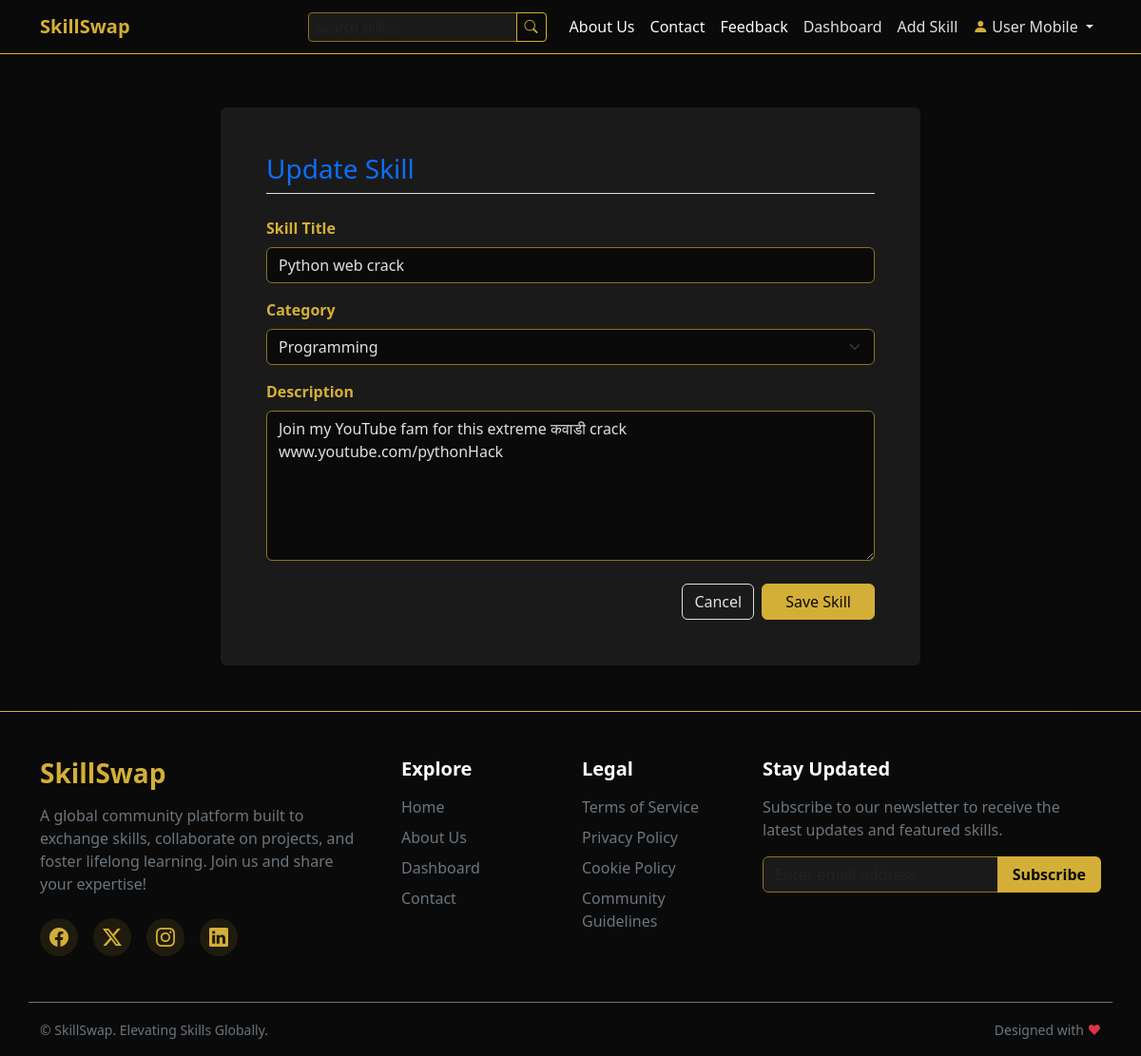
Screenshot of /skill/2/update (signed in) with the database file from the repository.
### models.py (models this page shows)
class User(db.Model, UserMixin):
    id = db.Column(db.Integer, primary_key=True)
    username = db.Column(db.String(20), unique=True, nullable=False)
    email = db.Column(db.String(120), unique=True, nullable=False)
    password = db.Column(db.String(60), nullable=False)
    is_admin = db.Column(db.Boolean, default=False)
    skills = db.relationship('Skill', backref='author', lazy=True)

class Skill(db.Model):
    id = db.Column(db.Integer, primary_key=True)
    title = db.Column(db.String(100), nullable=False)
    description = db.Column(db.Text, nullable=False)
    date_posted = db.Column(db.DateTime, nullable=False, default=datetime.utcnow)
    user_id = db.Column(db.Integer, db.ForeignKey('user.id'), nullable=False)
    category_id = db.Column(db.Integer, db.ForeignKey('category.id'), nullable=False)

### app.py (the view)
@app.route("/skill/<int:skill_id>/update", methods=['GET', 'POST'])
@login_required
def update_skill(skill_id):
    skill = Skill.query.get_or_404(skill_id)
    if skill.author != current_user and not current_user.is_admin:
        flash('You do not have permission to edit this skill.', 'danger')
        return redirect(url_for('dashboard'))
    form = SkillForm()
    form.category_id.choices = [(c.id, c.name) for c in Category.query.all()]
    if form.validate_on_submit():
        skill.title = form.title.data
        skill.category_id = form.category_id.data
        skill.description = form.description.data
        db.session.commit()
        flash('Your skill has been updated!', 'success')
        return redirect(url_for('dashboard'))
    elif request.method == 'GET':
        form.title.data = skill.title
        form.category_id.data = skill.category_id
        form.description.data = skill.description
    return render_template('skill_form.html', title='Update Skill', form=form, legend='Update Skill')

### forms.py
class SkillForm(FlaskForm):
    title = StringField('Skill Title', validators=[DataRequired(), Length(max=100)])
    category_id = SelectField('Category', coerce=int, validators=[DataRequired()])
    description = TextAreaField('Description', validators=[DataRequired()])
    submit = SubmitField('Save Skill')

### app.py (called while the page is built)
@login_manager.user_loader
def load_user(user_id):
    return User.query.get(int(user_id))

### templates/skill_form.html (shortened to what this page needs)
{% extends "base.html" %}
{% block content %}
<div class="row justify-content-center">
    <div class="col-md-8">
        <div class="card shadow-sm border-0 mt-3">
            <div class="card-body p-5">
                <h3 class="card-title mb-4 text-primary border-bottom pb-2">{{ legend }}</h3>
                <form method="POST" action="" class="needs-validation" novalidate id="skillForm">
                    <div class="mb-3">
                        {{ form.title.label(class="form-label fw-bold") }}
                        {% if form.title.errors %}
                        {{ form.title(class="form-control is-invalid", required=True) }}
                        <div class="invalid-feedback">
                            {% for error in form.title.errors %}
                            <span>{{ error }}</span>
                            {% endfor %}
                        </div>
                        {% else %}
                        {{ form.title(class="form-control", required=True) }}
                        {% endif %}
                    </div>
                    <div class="mb-3">
                        {{ form.category_id.label(class="form-label fw-bold") }}
                        {% if form.category_id.errors %}
                        {{ form.category_id(class="form-select is-invalid", required=True) }}
                        <div class="invalid-feedback">
                            {% for error in form.category_id.errors %}
                            <span>{{ error }}</span>
                            {% endfor %}
                        </div>
                        {% else %}
                        {{ form.category_id(class="form-select", required=True) }}
                        {% endif %}
                    </div>
                    <div class="mb-4">
                        {{ form.description.label(class="form-label fw-bold") }}
                        {% if form.description.errors %}
                        {{ form.description(class="form-control is-invalid", rows="6", required=True) }}
                        <div class="invalid-feedback">
                            {% for error in form.description.errors %}
                            <span>{{ error }}</span>
                            {% endfor %}
                        </div>
                        {% else %}
                        {{ form.description(class="form-control", rows="6", required=True) }}
                        {% endif %}
                    </div>
                    <div class="d-flex justify-content-end gap-2">
                        <a href="{{ url_for('dashboard') }}" class="btn btn-outline-secondary">Cancel</a>
                        {{ form.submit(class="btn btn-primary px-4") }}
                    </div>
                </form>
            </div>
        </div>
    </div>
</div>
{% endblock %}

### templates/base.html (shortened to what this page needs)
<!DOCTYPE html>
<html lang="en">
<head>
    <link href="https://cdn.jsdelivr.net/npm/bootstrap@5.3.0/dist/css/bootstrap.min.css" rel="stylesheet">
    <link rel="stylesheet" href="{{ url_for('static', filename='css/style.css') }}">
    <link rel="stylesheet" href="https://cdn.jsdelivr.net/npm/bootstrap-icons@1.11.1/font/bootstrap-icons.css">
</head>
<body>
    <nav class="navbar navbar-expand-lg navbar-dark bg-darkest border-bottom border-gold mb-4 shadow">
        <div class="container">
            <a class="navbar-brand text-gold fw-bold" href="{{ url_for('home') }}">SkillSwap</a>
            <div class="collapse navbar-collapse" id="navbarNav">
                <ul class="navbar-nav ms-auto align-items-lg-center">
                    <li class="nav-item me-lg-3 my-2 my-lg-0">
                        <form action="{{ url_for('search') }}" method="GET" class="d-flex">
                            <div class="input-group input-group-sm">
                                <input class="form-control bg-dark border-gold-subtle text-light" type="search"
                                    placeholder="Search skills..." aria-label="Search" name="q">
                                <button class="btn btn-outline-gold" type="submit"><i class="bi bi-search"></i></button>
                            </div>
                        </form>
                    </li>
                    <li class="nav-item">
                        <a class="nav-link text-light" href="{{ url_for('about') }}">About Us</a>
                    </li>
                    <li class="nav-item">
                        <a class="nav-link text-light" href="{{ url_for('contact') }}">Contact</a>
                    </li>
                    <li class="nav-item">
                        <a class="nav-link text-light" href="{{ url_for('feedback') }}">Feedback</a>
                    </li>
                    {% if current_user.is_authenticated %}
                    <li class="nav-item">
                        <a class="nav-link" href="{{ url_for('dashboard') }}">Dashboard</a>
                    </li>
                    <li class="nav-item">
                        <a class="nav-link" href="{{ url_for('new_skill') }}">Add Skill</a>
                    </li>
                    <li class="nav-item dropdown">
                        <a class="nav-link dropdown-toggle" href="#" id="navbarDropdown" role="button"
                            data-bs-toggle="dropdown" aria-expanded="false">
                            <i class="bi bi-person-fill text-gold me-1"></i>{{ current_user.username }}
                        </a>
                    </li>
                    {% endif %}
                </ul>
            </div>
        </div>
    </nav>
    <div class="container main-content">
        {% block content %}{% endblock %}
    </div>
    <footer class="bg-darkest text-white mt-auto pt-5 pb-3 border-top border-gold shadow-lg w-100">
        <div class="container">
            <div class="row mb-5">
                <div class="col-lg-4 col-md-6 mb-4 mb-md-0">
                    <h3 class="text-gold fw-bold mb-3">SkillSwap</h3>
                    <p class="text-secondary pe-lg-4">
                        A global community platform built to exchange skills, collaborate on projects, and foster
                        lifelong learning. Join us and share your expertise!
                    </p>
                    <div class="d-flex mt-4 gap-3">
                        <a href="#" class="social-icon text-gold fs-5"><i class="bi bi-facebook"></i></a>
                        <a href="#" class="social-icon text-gold fs-5"><i class="bi bi-twitter-x"></i></a>
                        <a href="#" class="social-icon text-gold fs-5"><i class="bi bi-instagram"></i></a>
                        <a href="#" class="social-icon text-gold fs-5"><i class="bi bi-linkedin"></i></a>
                    </div>
                </div>
                <div class="col-lg-2 col-md-6 mb-4 mb-md-0">
                    <h5 class="text-white mb-3 fw-bold">Explore</h5>
                    <ul class="list-unstyled footer-links">
                        <li class="mb-2"><a href="{{ url_for('home') }}"
                                class="text-secondary text-decoration-none transition-hover">Home</a></li>
                        <li class="mb-2"><a href="{{ url_for('about') }}"
                                class="text-secondary text-decoration-none transition-hover">About Us</a></li>
                        <li class="mb-2"><a href="{{ url_for('dashboard') }}"
                                class="text-secondary text-decoration-none transition-hover">Dashboard</a></li>
                        <li class="mb-2"><a href="{{ url_for('contact') }}"
                                class="text-secondary text-decoration-none transition-hover">Contact</a></li>
                    </ul>
                </div>
                <div class="col-lg-2 col-md-6 mb-4 mb-md-0">
                    <h5 class="text-white mb-3 fw-bold">Legal</h5>
                    <ul class="list-unstyled footer-links">
                        <li class="mb-2"><a href="#" class="text-secondary text-decoration-none transition-hover">Terms
                                of Service</a></li>
                        <li class="mb-2"><a href="#"
                                class="text-secondary text-decoration-none transition-hover">Privacy Policy</a></li>
                        <li class="mb-2"><a href="#" class="text-secondary text-decoration-none transition-hover">Cookie
                                Policy</a></li>
                        <li class="mb-2"><a href="#"
                                class="text-secondary text-decoration-none transition-hover">Community Guidelines</a>
                        </li>
                    </ul>
                </div>
                <div class="col-lg-4 col-md-6">
                    <h5 class="text-white mb-3 fw-bold">Stay Updated</h5>
                    <p class="text-secondary mb-3">Subscribe to our newsletter to receive the latest updates and
                        featured skills.</p>
                    <form class="d-flex w-100 mt-2">
                        <div class="input-group">
                            <input type="email" class="form-control bg-dark border-gold-subtle text-white"
                                placeholder="Enter email address" aria-label="Email Address"
                                aria-describedby="button-addon2">
                            <button class="btn btn-gold fw-bold px-3" type="button"
                                id="button-addon2">Subscribe</button>
                        </div>
                    </form>
                </div>
            </div>
            <div class="row align-items-center pt-3 mt-3 border-top border-secondary">
                <div class="col-md-6 text-center text-md-start mb-2 mb-md-0">
                    <small class="text-secondary">&copy; SkillSwap. Elevating Skills Globally.</small>
                </div>
                <div class="col-md-6 text-center text-md-end">
                    <small class="text-secondary">Designed with <span class="text-danger">&hearts;</span></small>
                </div>
            </div>
        </div>
    </footer>
</body>
</html>

### static/css/style.css (style rules this page uses)
:root { --gold: #d4af37; --gold-subtle: #8a7322; --darkest: #0a0a0a; --dark: #1a1a1a; --light-text: #e0e0e0; }
body { display: flex; flex-direction: column; min-height: 100vh; background-color: var(--darkest); color: var(--light-text); }
h1, h2, h3, h4, h5, h6 { color: var(--gold); }
a { color: var(--gold); text-decoration: none; transition: color 0.3s ease; }
.text-gold { color: var(--gold) !important; }
.bg-darkest { background-color: var(--darkest) !important; }
.bg-dark { background-color: var(--dark) !important; }
.border-gold { border-color: var(--gold) !important; }
.border-gold-subtle { border-color: var(--gold-subtle) !important; }
.main-content { flex: 1; padding-bottom: 3rem; padding-top: 1rem; }
.btn-gold { background-color: var(--gold); color: var(--darkest); border: none; }
.btn-outline-gold { color: var(--gold); border-color: var(--gold); background-color: transparent; }
.btn-primary { background-color: var(--gold); color: var(--darkest); border-color: var(--gold); }
.btn-outline-secondary { color: var(--light-text); border-color: var(--light-text); }
.card { background-color: var(--dark); border: 1px solid var(--gold-subtle); color: var(--light-text); }
.card-title { color: var(--gold); }
.form-label { color: var(--gold); font-weight: 600; }
.form-control, .form-select { background-color: var(--darkest); border: 1px solid var(--gold-subtle); color: var(--light-text); }
.navbar-dark .navbar-nav .nav-link { color: var(--light-text); }
footer { border-top: 1px solid var(--gold-subtle); }
.footer-links a { position: relative; display: inline-block; }
.footer-links a::after { content: ''; position: absolute; width: 0; height: 1px; bottom: -2px; left: 0; background-color: var(--gold); transition: width 0.3s ease; }
.social-icon { display: inline-flex; align-items: center; justify-content: center; width: 40px; height: 40px; border-radius: 50%; background-color: rgba(212, 175, 55, 0.1); transition: all 0.3s ease; }

### rows the page displays
User: username "User Mobile"
Skill: title "Python web crack", category_id "Programming", description "Join my YouTube fam for this extreme कवाडी crack www.youtube.com/pythonHack"

### other values shown
{{ legend }} "Update Skill"
